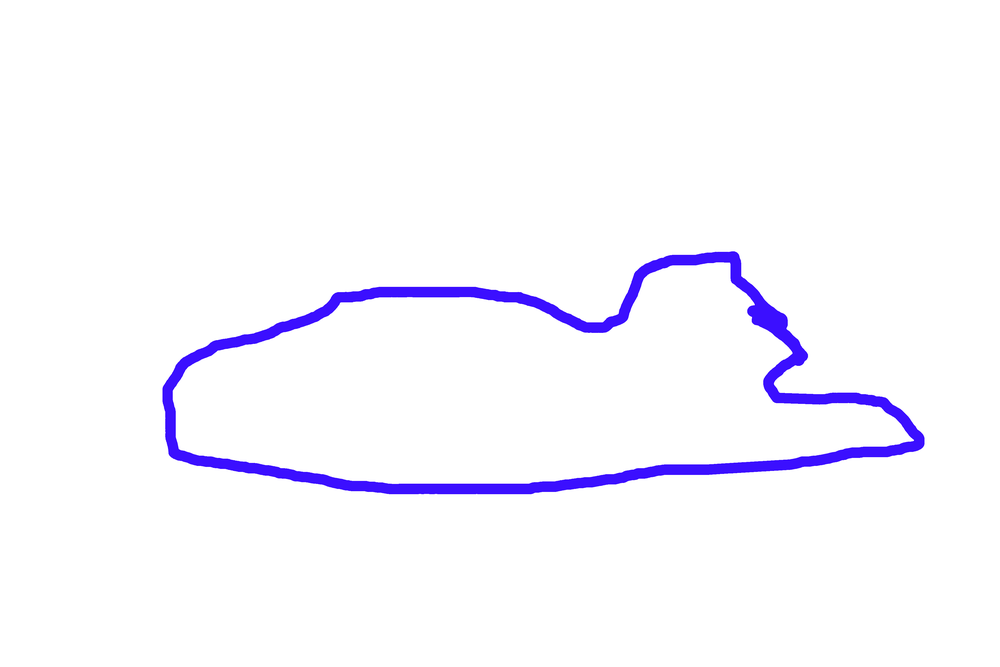
#> input picture img/c/1.png, 1000 x 667 px, shrunk from 4000 x 2667 before the run, given in place of _2.png.scaled.png, which was not available
$ python compare.py   (older library calls are emulated)
#> lines starting #> are read from the running program, lines starting #| are printed output that depends on the picture; after the words box and inside, x2 and y2 are one past the last pixel; in counts of white or black regions, pixels touching at a corner belong together; pictures that were not available may be replaced by others from this repository, and a replacement may not be noted
import cv2
import numpy as np
from matplotlib import pyplot as plt

# Script used to compare contour with a set of others using openCV
# Outputs the result to the plots

# Needs some refactoring like the images structure
sources_to_compare = [
	'img/c/1.png.scaled.png',
	'img/c/3.png.scaled.png',
	'img/c/4.png.scaled.png',
	'img/c/5.png.scaled.png',
	'img/c/6.png.scaled.png',
	'img/c/7.png.scaled.png',
	'img/c/8.png.scaled.png',
	'img/c/9.png.scaled.png',
	'img/c/10.png.scaled.png',
	'img/c/paints/1.png.scaled.png',
	'img/c/paints/2.png.scaled.png',
	'img/c/paints/3.png.scaled.png',
	'img/c/paints/4.png.scaled.png'
]

reference = cv2.imread('img/c/_2.png.scaled.png')
#> reference is the input picture: shape (667, 1000, 3); mean B, G, R 255, 247.9, 249.2

def get_contours(img):
	img_gray = cv2.cvtColor(img, cv2.COLOR_BGR2GRAY)
	ret, thresh = cv2.threshold(img_gray, 127, 255,0)
	smth,contours,hierarchy = cv2.findContours(thresh, 2, 1)
	return contours[0]

def get_cnt_extreme_points(cnt):
	leftmost   = list(cnt[cnt[:,:,0].argmin()][0])
	rightmost  = list(cnt[cnt[:,:,0].argmax()][0])
	topmost    = list(cnt[cnt[:,:,1].argmin()][0])
	bottommost = list(cnt[cnt[:,:,1].argmax()][0])
	return leftmost + rightmost + topmost + bottommost

def get_cnt_perimeter(cnt):
	return cv2.arcLength(cnt, cv2.isContourConvex(cnt))

def get_cnt_area(cnt):
	M = cv2.moments(cnt)
	return M['m00']

def get_cnt_centroid(cnt):
	M = cv2.moments(cnt)
	x = int(M['m10'] / M['m00'])
	y = int(M['m01'] / M['m00'])
	return (x, y)

def rotate_image(image, angle):
	image_center = tuple(np.array(image.shape)[:2] / 2)
	rot_mat = cv2.getRotationMatrix2D(image_center, angle, 1.0)
	result = cv2.warpAffine(image, rot_mat, image.shape[:2], flags=cv2.INTER_LINEAR)
	return result

def compare(img1, img2, shapes_weight=50, centroid_weight=0.1,
	area_weight=0.0001, perimeter_weight=0.01, extreme_points_weight=0.1):
	cnt1 = get_contours(img1)
	cnt2 = get_contours(img2)

	centroid_difference = sum([abs(get_cnt_centroid(cnt1)[i] - get_cnt_centroid(cnt2)[i])
		for i in range(2)])

	area_difference = abs(get_cnt_area(cnt1) - get_cnt_area(cnt2))
	perimeter_difference = abs(get_cnt_perimeter(cnt1) - get_cnt_perimeter(cnt2))

	extreme_points_difference = sum([abs(get_cnt_extreme_points(cnt1)[i] -\
		get_cnt_extreme_points(cnt2)[i]) for i in range(4)])

	shapes_difference = cv2.matchShapes(cnt1, cnt2, 1, 0.0)
	result = [
		area_difference           * area_weight,
		shapes_difference         * shapes_weight,
		centroid_difference       * centroid_weight,
		perimeter_difference      * perimeter_weight,
		extreme_points_difference * extreme_points_weight
	]
	# Return weighted sum of contour similarity signs
	return sum(result)

# Plotting the result
if __name__ == '__main__':
	index = 1
	for src in sources_to_compare:
		image = cv2.imread(src)
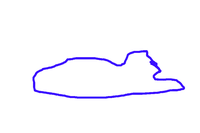
#> input picture img/c/1.png.scaled.png, 200 x 133 px, shrunk from 800 x 533 before the run
#> image is the input picture: shape (133, 200, 3); mean B, G, R 255, 247.7, 249
		comparison_result = compare(reference, image)
#> in get_contours, `img_gray = cv2.cvtColor(img, cv2.COLOR_BGR2GRAY)`:
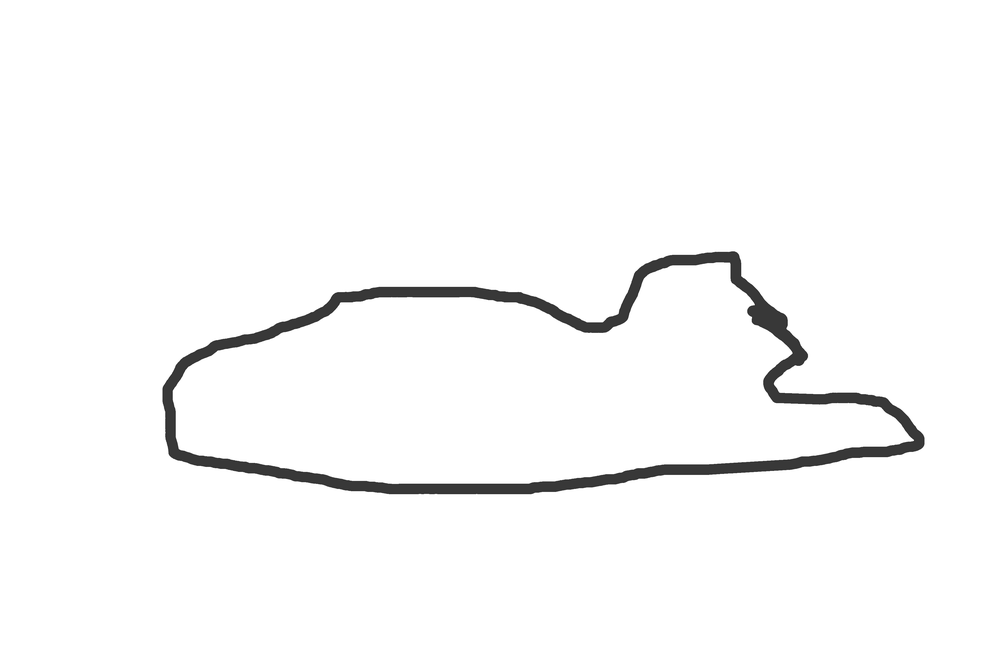
#> img_gray: shape (667, 1000); min 40, max 255, mean 249.1
#> in get_contours, `ret, thresh = cv2.threshold(img_gray, 127, 255,0)`:
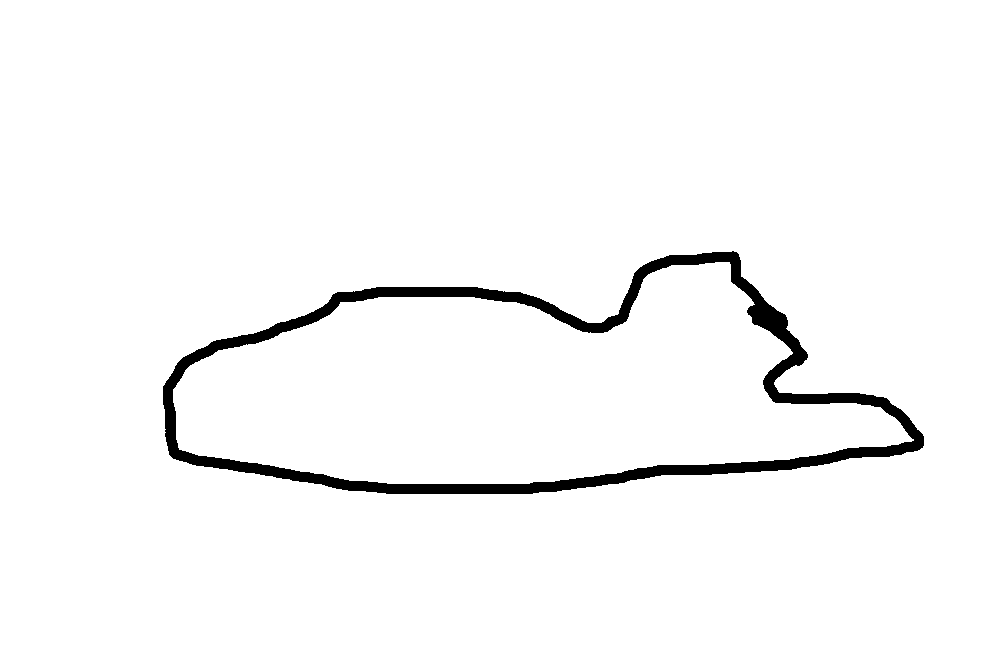
#> thresh: shape (667, 1000); 97.2% white; 1 black region
#> in get_contours, `smth,contours,hierarchy = cv2.findContours(thresh, 2, 1)`: contours = 3 contours; box (x1, y1, x2, y2) and area: (0, 0, 1000, 667) 665334, (162, 250, 925, 495) 122846, (173, 262, 914, 484) 102142
#> in compare, `cnt1 = get_contours(img1)`: cnt1 = contour of 1694 points, box (x1, y1, x2, y2) (173, 262, 914, 484), area 102142
#> in get_contours (call 2), `img_gray = cv2.cvtColor(img, cv2.COLOR_BGR2GRAY)`:
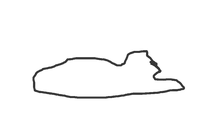
#> img_gray: shape (133, 200); min 38, max 255, mean 248.9
#> in get_contours (call 2), `ret, thresh = cv2.threshold(img_gray, 127, 255,0)`:
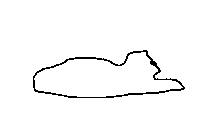
#> thresh: shape (133, 200); 97.6% white; black in thin lines or dots, all inside (x1, y1, x2, y2) = (33, 50, 185, 98)
#> in get_contours (call 2), `smth,contours,hierarchy = cv2.findContours(thresh, 2, 1)`: contours = 3 contours; box (x1, y1, x2, y2) and area: (0, 0, 200, 133) 26268, (32, 49, 186, 99) 4986, (34, 52, 183, 97) 3998
#> in compare, `cnt2 = get_contours(img2)`: cnt2 = contour of 333 points, box (x1, y1, x2, y2) (34, 52, 183, 97), area 3998
#> in get_cnt_centroid, `M = cv2.moments(cnt)`: M = moments, m00 102142, centre m10/m00, m01/m00 = (513.6, 391.2)
#> in get_cnt_centroid, `x = int(M['m10'] / M['m00'])`: x = 513
#> in get_cnt_centroid, `y = int(M['m01'] / M['m00'])`: y = 391
#> in compare, `centroid_difference = sum([abs(get_cnt_centroid(cnt1)[i] - get_cnt_cen..`: centroid_difference = 725
#> in compare, `area_difference = abs(get_cnt_area(cnt1) - get_cnt_area(cnt2))`: area_difference = 98143.5
#> in compare, `perimeter_difference = abs(get_cnt_perimeter(cnt1) - get_cnt_perimeter..`: perimeter_difference = 1487.3
#> in get_cnt_extreme_points, `leftmost   = list(cnt[cnt[:,:,0].argmin()][0])`: leftmost = [173, 389]
#> in get_cnt_extreme_points, `rightmost  = list(cnt[cnt[:,:,0].argmax()][0])`: rightmost = [913, 440]
#> in get_cnt_extreme_points, `topmost    = list(cnt[cnt[:,:,1].argmin()][0])`: topmost = [715, 262]
#> in get_cnt_extreme_points, `bottommost = list(cnt[cnt[:,:,1].argmax()][0])`: bottommost = [387, 483]
#> in compare, `extreme_points_difference = sum([abs(get_cnt_extreme_points(cnt1)[i] -..`: extreme_points_difference = 1534
#> in compare, `shapes_difference = cv2.matchShapes(cnt1, cnt2, 1, 0.0)`: shapes_difference = 0.02
#> in compare, `result = [ area_difference           * area_weight, shapes_difference ..`: result = [9.81, 1, 72.5, 14.87, 153.4]
#> comparison_result = 251.6

		plt.subplot(2, len(sources_to_compare) / 2 + 1, index), plt.imshow(cv2.cvtColor(image, cv2.COLOR_BGR2RGB))
		plt.title(comparison_result), plt.xticks([]), plt.yticks([])

		index += 1
#> pass 2 of the loop `for src in sources_to_compare:`:
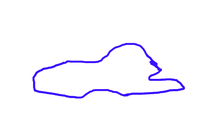
#> input picture img/c/3.png.scaled.png, 200 x 133 px, shrunk from 800 x 533 before the run
#> image is the input picture: shape (133, 200, 3); mean B, G, R 255, 247.8, 249.1
#> contours = 3 contours; box (x1, y1, x2, y2) and area: (0, 0, 1000, 667) 665334, (162, 250, 925, 495) 122846, (173, 262, 914, 484) 102142
#> in get_contours (call 4), `img_gray = cv2.cvtColor(img, cv2.COLOR_BGR2GRAY)`:
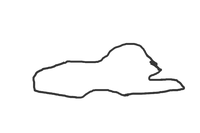
#> img_gray: shape (133, 200); min 38, max 255, mean 249
#> in get_contours (call 4), `ret, thresh = cv2.threshold(img_gray, 127, 255,0)`:
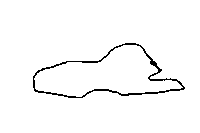
#> thresh: shape (133, 200); 97.5% white; black in thin lines or dots, all inside (x1, y1, x2, y2) = (33, 43, 185, 98)
#> contours = 3 contours; box (x1, y1, x2, y2) and area: (0, 0, 200, 133) 26268, (32, 42, 186, 99) 5081, (34, 45, 183, 97) 4069
#> comparison_result = 261.5
#> pass 3 of the loop `for src in sources_to_compare:`:
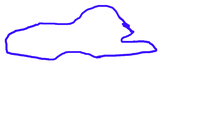
#> input picture img/c/4.png.scaled.png, 200 x 133 px, shrunk from 800 x 533 before the run
#> image is the input picture: shape (133, 200, 3); mean B, G, R 255, 247.9, 249.1
#> contours = 3 contours; box (x1, y1, x2, y2) and area: (0, 0, 1000, 667) 665334, (162, 250, 925, 495) 122846, (173, 262, 914, 484) 102142
#> in get_contours (call 6), `img_gray = cv2.cvtColor(img, cv2.COLOR_BGR2GRAY)`:
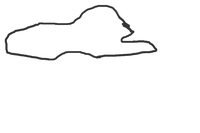
#> img_gray: shape (133, 200); min 38, max 255, mean 249.1
#> in get_contours (call 6), `ret, thresh = cv2.threshold(img_gray, 127, 255,0)`:
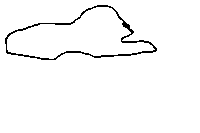
#> thresh: shape (133, 200); 97.5% white; black in thin lines or dots, all inside (x1, y1, x2, y2) = (5, 5, 157, 60)
#> contours = 3 contours; box (x1, y1, x2, y2) and area: (0, 0, 200, 133) 26268, (4, 4, 158, 61) 5085, (7, 7, 155, 59) 4064
#> comparison_result = 281.2
#> (the run stopped early here; a loop or call above may not have finished)
